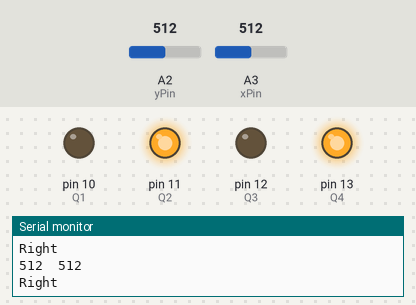
The sketch below on a simulated Arduino Nano, built with avr-gcc and run on an emulated ATmega328P. On the bench: output pins drawn as LEDs (lit = HIGH), the last lines printed to the serial monitor. The inputs (shaded band) are chosen by the test bench; at power-on: A3 (xPin) = 512, A2 (yPin) = 512.

Above: at 1.2 s.
1.3 s: A3 (xPin) set to 381
4.3 s: A3 (xPin) set to 356
At 4.9 s:
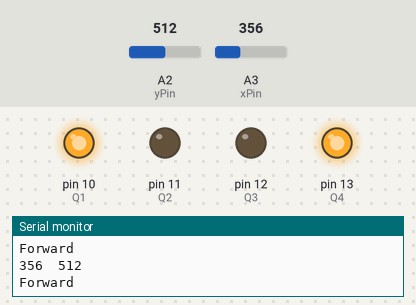
5.8 s: A2 (yPin) set to 407
8.8 s: A2 (yPin) set to 393
At 9.6 s:
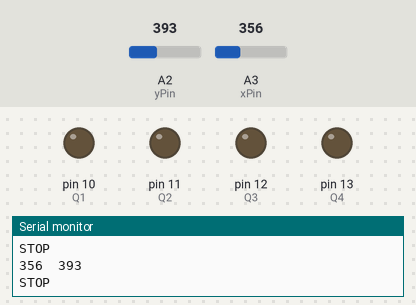
10.3 s: A3 (xPin) set to 328
11.8 s: A3 (xPin) set to 307
At 12.9 s:
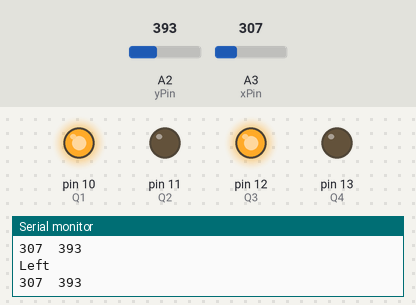
Timing chart, 0 to 14.3 s (numbered marks = the images above; inputs shaded):
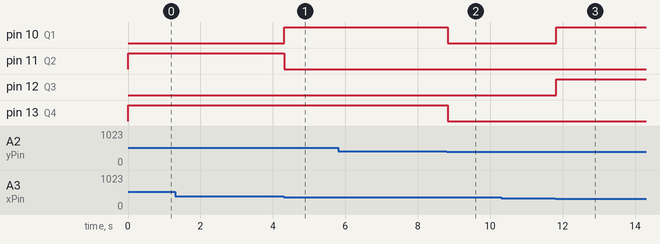

The sketch:

gesture_wheelchair.ino
```cpp
// Arduino-Based Hand Gesture Controlled Wheelchair
// Transmitter-side firmware from the ETE 2200 project report (Appendix: Arduino Code).
// Logic is unchanged from the report; only comments and formatting were added.
//
// Board : Arduino Nano (ATmega328P, 5 V, 16 MHz)
// Sensor: ADXL335 analog accelerometer, hand-worn
//         X output -> A3, Y output -> A2
// Output: D10..D13 drive the 4 data inputs (AD0..AD3) of the HT12E encoder.
//         The HT12D decoder on the wheelchair turns these back into 4 parallel
//         lines that feed the L298N motor driver inputs (IN1..IN4).

const int xPin = A3;
const int yPin = A2;

const int Q1 = 10;
const int Q2 = 11;
const int Q3 = 12;
const int Q4 = 13;

long x;
long y;

void setup()
{
  Serial.begin(9600);
  pinMode(Q1, OUTPUT);
  pinMode(Q2, OUTPUT);
  pinMode(Q3, OUTPUT);
  pinMode(Q4, OUTPUT);
}

void loop()
{
  x = analogRead(xPin);
  y = analogRead(yPin);

  // Raw readings (10-bit ADC, 0..1023) for tuning thresholds in the Serial Monitor
  Serial.print(x);
  Serial.print("\t");
  Serial.print(y);
  Serial.print("\t");

  // Thresholds from the report's code. Readings inside the dead band
  // (x 320..370 and y 310..400) leave the chair stopped.
  if (x < 320) {
    left();
  }
  else if (x > 370) {
    right();
  }
  else if (y > 400) {
    forward();
  }
  else if (y < 310) {
    backward();
  }
  else {
    stop_();
  }
}

// Q1..Q4 patterns:  Q1 Q2 Q3 Q4
//   stop            0  0  0  0
//   forward         1  0  0  1
//   backward        0  1  1  0
//   left            1  0  1  0
//   right           0  1  0  1

void stop_()
{
  Serial.println("");
  Serial.println("STOP");
  digitalWrite(Q1, LOW);
  digitalWrite(Q2, LOW);
  digitalWrite(Q3, LOW);
  digitalWrite(Q4, LOW);
}

void forward()
{
  Serial.println("");
  Serial.println("Forward");
  digitalWrite(Q1, HIGH);
  digitalWrite(Q2, LOW);
  digitalWrite(Q3, LOW);
  digitalWrite(Q4, HIGH);
}

void backward()
{
  Serial.println("");
  Serial.println("Backward");
  digitalWrite(Q1, LOW);
  digitalWrite(Q2, HIGH);
  digitalWrite(Q3, HIGH);
  digitalWrite(Q4, LOW);
}

void left()
{
  Serial.println("");
  Serial.println("Left");
  digitalWrite(Q1, HIGH);
  digitalWrite(Q2, LOW);
  digitalWrite(Q3, HIGH);
  digitalWrite(Q4, LOW);
}

void right()
{
  Serial.println("");
  Serial.println("Right");
  digitalWrite(Q1, LOW);
  digitalWrite(Q2, HIGH);
  digitalWrite(Q3, LOW);
  digitalWrite(Q4, HIGH);
}
```

Measured:
- the behaviour switches between 371 and 370 on A3 (xPin) (found by bisection; images 0 and 1)
- the behaviour switches between 401 and 400 on A2 (yPin) (found by bisection; images 1 and 2)
- the behaviour switches between 320 and 319 on A3 (xPin) (found by bisection; images 2 and 3)
- after the input at 4.3 s, pin 10 (Q1): LOW → HIGH at once; pin 11 (Q2): HIGH → LOW at once
- after the input at 8.8 s, pin 10 (Q1), pin 13 (Q4): HIGH → LOW at once
- after the input at 11.8 s, pin 10 (Q1), pin 12 (Q3): LOW → HIGH at once
